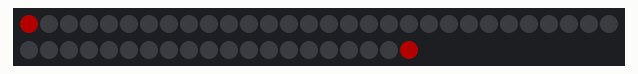
This sketch was run on a simulated Arduino Uno, built with avr-gcc and run on an emulated ATmega328P. Shown: 50 RGB LEDs in strip order, left to right, continuing on the next row. Dim RGB values are drawn brighter than linear.

Above: at 0.16 s.
At 4.79 s:
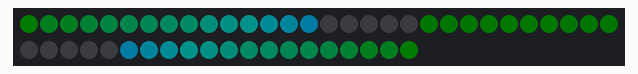
At 9.77 s:
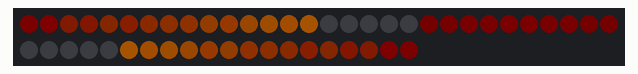
At 19.75 s:
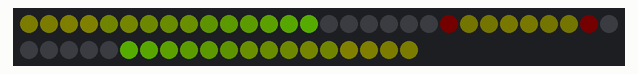
At 29.73 s:
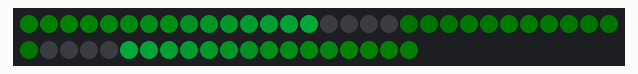
At 39.7 s:
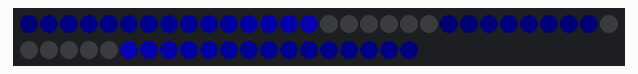

The sketch:

RGBSetDemo.ino
```cpp
// mod of orig example [garbled explanation, etc] to clarify

#include<FastLED.h>
#define NUM_LEDS 50

CRGBArray<NUM_LEDS> leds;   // the class instance

void setup()   // string type, data pin
{ FastLED.addLeds<NEOPIXEL, 4>(leds, NUM_LEDS);
  FastLED.setBrightness(60);
}

void loop()
{
  static uint8_t hue;
  for (int i = 0; i < NUM_LEDS / 2; i++)
  {  // starting at 0, writing to 1st half of string
    // fade hue sequence out, giving appearance of movement, tho none actually coded
    leds.fadeToBlackBy(40); // fades out later values written, so appears as moving comet
    // only 1st 20 or so appear lighted

    //  set an led color
    leds[i] = CHSV(hue++, 255, 255);

    // now, let's first 20 leds to the top 20 leds,(sic) [nonsense in orig example]
    // seems to set values of second 1/2 of string to inverse of 1st half, so comet
    // trails converge from ends to middle
    leds(NUM_LEDS / 2, NUM_LEDS - 1) = leds(NUM_LEDS / 2 - 1 , 0);
    FastLED.delay(33);  // perhaps this works like .show w/ built in delay ?
  }  // end for
}
```
